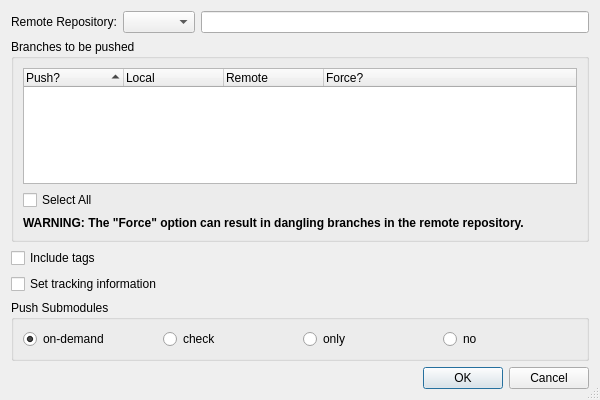
<?xml version="1.0" encoding="UTF-8"?>
<ui version="4.0">
 <class>GitPushDialog</class>
 <widget class="QDialog" name="GitPushDialog">
  <property name="geometry">
   <rect>
    <x>0</x>
    <y>0</y>
    <width>600</width>
    <height>400</height>
   </rect>
  </property>
  <property name="windowTitle">
   <string>Git Push</string>
  </property>
  <property name="sizeGripEnabled">
   <bool>true</bool>
  </property>
  <layout class="QVBoxLayout" name="verticalLayout_2">
   <item>
    <layout class="QHBoxLayout" name="horizontalLayout">
     <item>
      <widget class="QLabel" name="label">
       <property name="text">
        <string>Remote Repository:</string>
       </property>
      </widget>
     </item>
     <item>
      <widget class="QComboBox" name="remotesComboBox">
       <property name="toolTip">
        <string>Select the remote repository to push to</string>
       </property>
      </widget>
     </item>
     <item>
      <widget class="QLineEdit" name="remoteEdit">
       <property name="readOnly">
        <bool>true</bool>
       </property>
      </widget>
     </item>
    </layout>
   </item>
   <item>
    <widget class="QGroupBox" name="groupBox">
     <property name="title">
      <string>Branches to be pushed</string>
     </property>
     <layout class="QVBoxLayout" name="verticalLayout">
      <item>
       <widget class="QTreeWidget" name="branchesTree">
        <property name="alternatingRowColors">
         <bool>true</bool>
        </property>
        <property name="rootIsDecorated">
         <bool>false</bool>
        </property>
        <property name="itemsExpandable">
         <bool>false</bool>
        </property>
        <property name="sortingEnabled">
         <bool>true</bool>
        </property>
        <property name="expandsOnDoubleClick">
         <bool>false</bool>
        </property>
        <column>
         <property name="text">
          <string>Push?</string>
         </property>
        </column>
        <column>
         <property name="text">
          <string>Local</string>
         </property>
        </column>
        <column>
         <property name="text">
          <string>Remote</string>
         </property>
        </column>
        <column>
         <property name="text">
          <string>Force?</string>
         </property>
        </column>
       </widget>
      </item>
      <item>
       <widget class="QCheckBox" name="selectAllCheckBox">
        <property name="toolTip">
         <string>Press to select all branches</string>
        </property>
        <property name="text">
         <string>Select All</string>
        </property>
        <property name="tristate">
         <bool>true</bool>
        </property>
       </widget>
      </item>
      <item>
       <widget class="QLabel" name="forceWarningLabel">
        <property name="text">
         <string>&lt;b&gt;WARNING: The &quot;Force&quot; option can result in dangling branches in the remote repository.&lt;/b&gt;</string>
        </property>
        <property name="wordWrap">
         <bool>true</bool>
        </property>
       </widget>
      </item>
     </layout>
    </widget>
   </item>
   <item>
    <widget class="QCheckBox" name="tagsCheckBox">
     <property name="toolTip">
      <string>Select to push tags as well</string>
     </property>
     <property name="text">
      <string>Include tags</string>
     </property>
    </widget>
   </item>
   <item>
    <widget class="QCheckBox" name="trackingCheckBox">
     <property name="toolTip">
      <string>Select this to associate a remote tracking branch</string>
     </property>
     <property name="text">
      <string>Set tracking information</string>
     </property>
    </widget>
   </item>
   <item>
    <widget class="QGroupBox" name="groupBox_2">
     <property name="title">
      <string>Push Submodules</string>
     </property>
     <layout class="QHBoxLayout" name="horizontalLayout_2">
      <item>
       <widget class="QRadioButton" name="submodulesOnDemandButton">
        <property name="toolTip">
         <string>Select to push submodules automatically</string>
        </property>
        <property name="text">
         <string>on-demand</string>
        </property>
        <property name="checked">
         <bool>true</bool>
        </property>
       </widget>
      </item>
      <item>
       <widget class="QRadioButton" name="submodulesCheckButton">
        <property name="toolTip">
         <string>Select to check, if submodules were pushed already</string>
        </property>
        <property name="text">
         <string>check</string>
        </property>
       </widget>
      </item>
      <item>
       <widget class="QRadioButton" name="submodulesOnlyButton">
        <property name="toolTip">
         <string>Select to push submodules only</string>
        </property>
        <property name="text">
         <string>only</string>
        </property>
       </widget>
      </item>
      <item>
       <widget class="QRadioButton" name="submodulesNoButton">
        <property name="toolTip">
         <string>Select to not push any submodule</string>
        </property>
        <property name="text">
         <string>no</string>
        </property>
       </widget>
      </item>
     </layout>
    </widget>
   </item>
   <item>
    <widget class="QDialogButtonBox" name="buttonBox">
     <property name="orientation">
      <enum>Qt::Horizontal</enum>
     </property>
     <property name="standardButtons">
      <set>QDialogButtonBox::Cancel|QDialogButtonBox::Ok</set>
     </property>
    </widget>
   </item>
  </layout>
 </widget>
 <tabstops>
  <tabstop>remotesComboBox</tabstop>
  <tabstop>remoteEdit</tabstop>
  <tabstop>branchesTree</tabstop>
  <tabstop>selectAllCheckBox</tabstop>
  <tabstop>tagsCheckBox</tabstop>
  <tabstop>trackingCheckBox</tabstop>
 </tabstops>
 <resources/>
 <connections>
  <connection>
   <sender>buttonBox</sender>
   <signal>accepted()</signal>
   <receiver>GitPushDialog</receiver>
   <slot>accept()</slot>
   <hints>
    <hint type="sourcelabel">
     <x>248</x>
     <y>254</y>
    </hint>
    <hint type="destinationlabel">
     <x>157</x>
     <y>274</y>
    </hint>
   </hints>
  </connection>
  <connection>
   <sender>buttonBox</sender>
   <signal>rejected()</signal>
   <receiver>GitPushDialog</receiver>
   <slot>reject()</slot>
   <hints>
    <hint type="sourcelabel">
     <x>316</x>
     <y>260</y>
    </hint>
    <hint type="destinationlabel">
     <x>286</x>
     <y>274</y>
    </hint>
   </hints>
  </connection>
 </connections>
</ui>
